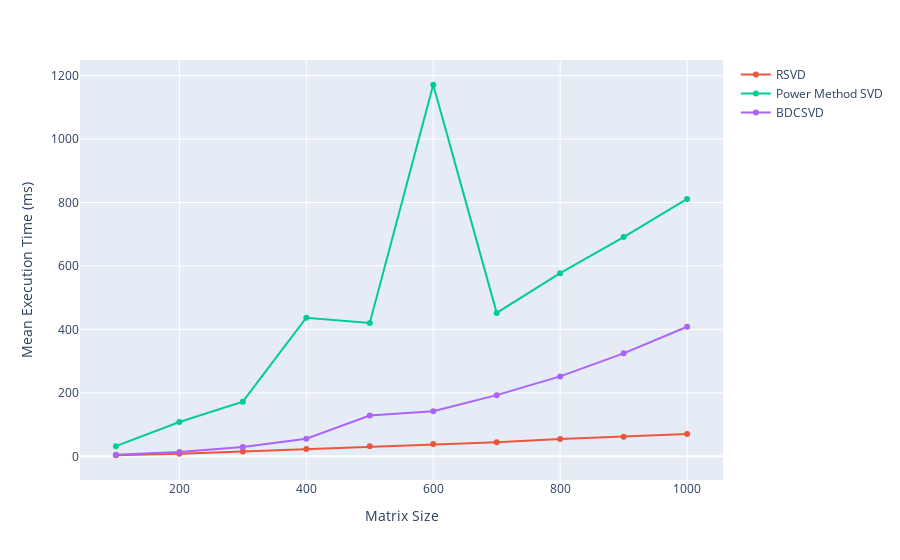

Notebook cell for this chart:
### Code cell
import xml.etree.ElementTree as ET

import plotly.express as px


def parse_xml_results(filepath):
    """
    Parse an XML file generated by Catch2 benchmark results.
    Extract the matrix sizes and corresponding mean execution times.
    Assumes times are originally in nanoseconds (ns).
    Converts ns to ms by dividing by 1e6.
    """
    tree = ET.parse(filepath)
    root = tree.getroot()

    sizes = []
    means_ms = []
    for benchmark in root.findall(".//BenchmarkResults"):
        name = benchmark.get("name")
        parts = name.split()
        size = int(parts[-1])

        mean_tag = benchmark.find("./mean")
        # Convert from ns to ms
        mean_value_ms = float(mean_tag.get("value")) / 1e6

        sizes.append(size)
        means_ms.append(mean_value_ms)

    return sizes, means_ms


# Parse the two XML files
rsvd_sizes, rsvd_means = parse_xml_results("results/rsvd.xml")
pm_sizes, pm_means = parse_xml_results("results/powermethod.xml")
bdcsvd_sizes, bdcsvd_means = parse_xml_results("results/bdcsvd.xml")

# Create a Plotly figure with both lines
fig = px.line(
    labels={"x": "Matrix Size", "y": "Mean Execution Time (ms)"},
)

# Add RSVD trace
fig.add_scatter(x=rsvd_sizes, y=rsvd_means, mode="lines+markers", name="RSVD")

# Add Power Method trace
fig.add_scatter(x=pm_sizes, y=pm_means, mode="lines+markers", name="Power Method SVD")

# Add BDCSVD trace
fig.add_scatter(x=bdcsvd_sizes, y=bdcsvd_means, mode="lines+markers", name="BDCSVD")

fig.update_layout(xaxis_title="Matrix Size", yaxis_title="Mean Execution Time (ms)")


fig.show()

# Save the figure as jpg
fig.write_image("figures/plot.jpg", scale=10, width=1000, height=600)

### Figure 1 — Plotly figure (JSON) as saved in the notebook; plotly's stock layout.template omitted (floating-point values rounded to 4 significant figures)
{"data": [{"hovertemplate": "<extra></extra>", "legendgroup": "", "line": {"color": "#636efa", "dash": "solid"}, "marker": {"symbol": "circle"}, "mode": "lines", "name": "", "orientation": "v", "showlegend": false, "type": "scatter", "xaxis": "x", "yaxis": "y"}, {"mode": "lines+markers", "name": "RSVD", "type": "scatter", "x": [100, 200, 300, 400, 500, 600, 700, 800, 900, 1000], "y": [3.469, 8.173, 15.6, 22.9, 31.45, 38.91, 44.61, 54.86, 61.87, 70.35]}, {"mode": "lines+markers", "name": "Power Method SVD", "type": "scatter", "x": [100, 200, 300, 400, 500, 600, 700, 800, 900, 1000], "y": [32.04, 108.1, 172.3, 436.7, 420.6, 1171.0, 452.1, 577.2, 691.2, 811.2]}, {"mode": "lines+markers", "name": "BDCSVD", "type": "scatter", "x": [100, 200, 300, 400, 500, 600, 700, 800, 900, 1000], "y": [4.912, 14.07, 29.67, 55.67, 128.5, 141.9, 192.8, 252.0, 324.6, 408.5]}], "layout": {"legend": {"tracegroupgap": 0}, "margin": {"t": 60}, "xaxis": {"anchor": "y", "domain": [0, 1], "title": {"text": "Matrix Size"}}, "yaxis": {"anchor": "x", "domain": [0, 1], "title": {"text": "Mean Execution Time (ms)"}}}}
